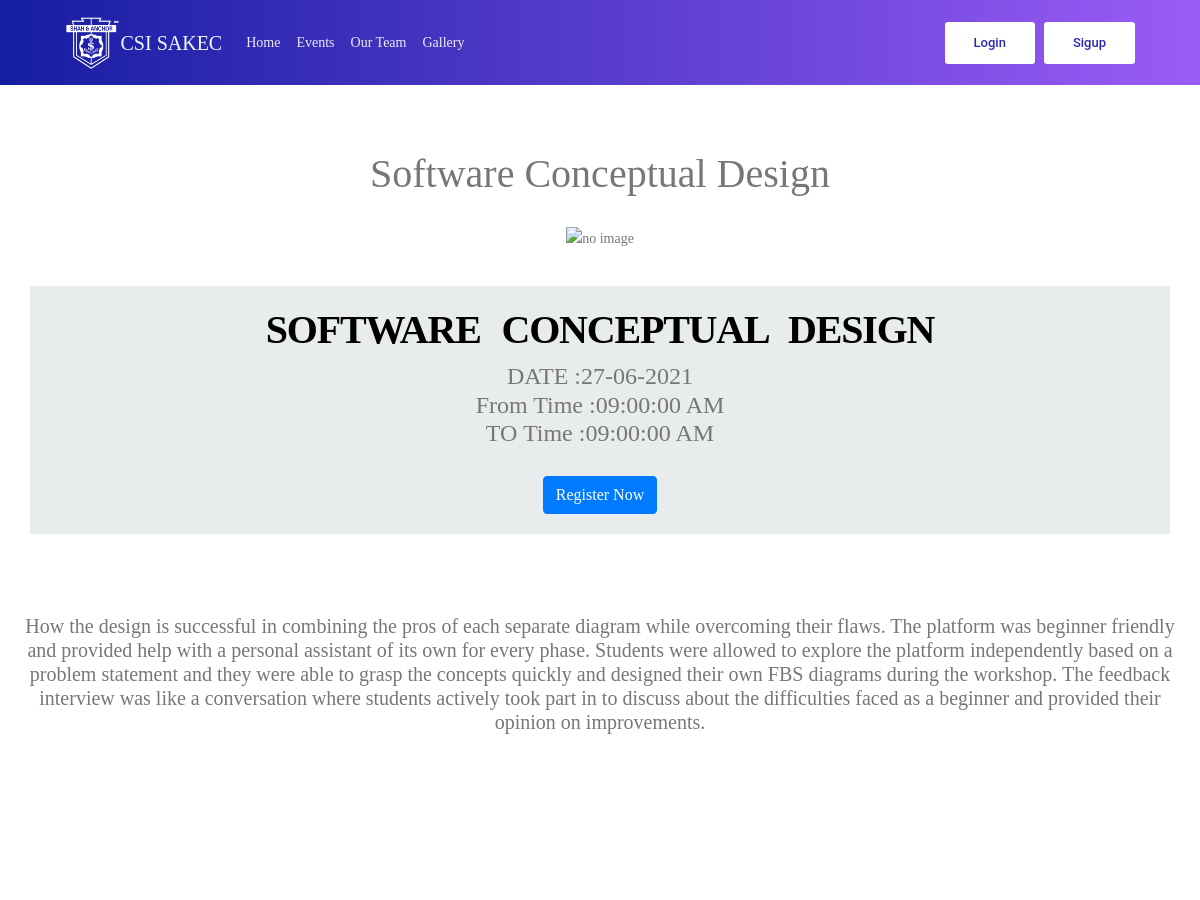
Before: /event.php?event_id=43 (upper part) with the older database file.
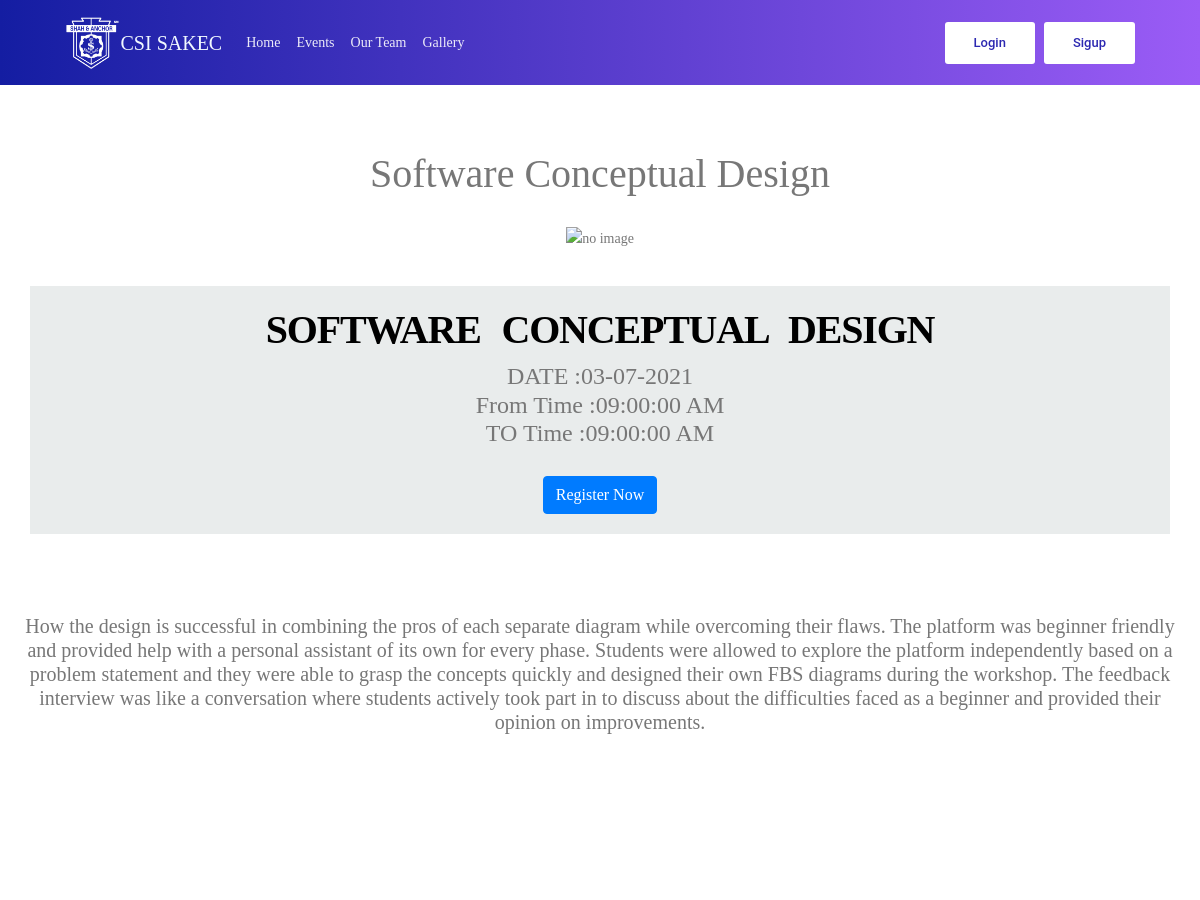
After: the same page with the newer database file.
### tables this page shows
CREATE TABLE `event` (
  `id` int(11) NOT NULL,
  `title` varchar(225) NOT NULL,
  `subtitle` varchar(255) NOT NULL,
  `banner` varchar(256) NOT NULL,
  `e_from_date` date NOT NULL,
  `e_to_date` date NOT NULL,
  `e_from_time` time NOT NULL,
  `e_to_time` time NOT NULL,
  `e_description` text NOT NULL,
  `fee_m` int(5) NOT NULL,
  `fee` int(5) NOT NULL,
  `live` tinyint(1) NOT NULL,
  `feedback` tinyint(4) NOT NULL,
  `selfie` tinyint(4) NOT NULL
);

### event.php (the view, shortened to what the changed rows need)
<!DOCTYPE html>
<html lang="en" xmlns="http://www.w3.org/1999/xhtml">
<head>
    <link rel="stylesheet" href="https://cdn.jsdelivr.net/npm/bootstrap@4.5.3/dist/css/bootstrap.min.css">
    <link rel="stylesheet" href="https://cdnjs.cloudflare.com/ajax/libs/animate.css/4.1.1/animate.min.css" />
    <link rel="stylesheet" href="https://use.fontawesome.com/releases/v5.6.3/css/all.css">
    <link rel="stylesheet" href="https://cdnjs.cloudflare.com/ajax/libs/font-awesome/4.7.0/css/font-awesome.min.css">
    <link rel="stylesheet" href="css/style.css?v=<?php echo time(); ?>">
    <link rel="stylesheet" href="css/event.css?v=<?php echo time(); ?>">
</head>
<body>
    <?php
    require_once "config.php";
    $event_id = $_GET['event_id'];
    $sqlevent = "SELECT * FROM event WHERE id='$event_id'";
    $queryevent = mysqli_query($conn, $sqlevent);
    $rowevent = mysqli_fetch_assoc($queryevent);
    ?>
    <div class="container ">
        <h1>
            <?php
            echo $rowevent['title'];
            ?>
        </h1>
        <div class="spacer" style="height:20px;"></div>
        <img class="main-img" src="<?php echo "Banner/" . trim($rowevent['banner']); ?>" alt="no image">
        <div class="spacer" style="height:35px;"></div>
        <div class="event-header">
            <div class="spacer" style="height:20px;"></div>
            <h1> <?php echo $rowevent['subtitle']; ?></h1>
            <h4>
                <?php
                if ($rowevent['e_from_date'] == $rowevent['e_to_date'])
                    echo "DATE :" . date("d-m-Y", strtotime($rowevent['e_from_date']));
                else
                    echo "FROM DATE :" . date("d-m-Y", strtotime($rowevent['e_from_date'])) . "<br> TO DATE :" . date("d-m-Y", strtotime($rowevent['e_to_date']));
                echo "<br>From Time :" . date("h:i:s A", strtotime($rowevent['e_from_time'])) . "<br> TO Time :" . date("h:i:s A", strtotime($rowevent['e_from_time']));
                ?>
            </h4>
            <div class="spacer" style="height:20px;"></div>
            <?php
            if (isset($_SESSION["email"])) {
                $email = $_SESSION["email"];
                $checkersql =
                    "SELECT `confirmed`
                    FROM `collection`,`userdata`
                    WHERE `collection`.`event_id`= '$event_id' AND `collection`.`user_id` = `userdata`.`id` AND `userdata`.`emailID` = '$email' ";
                $checker = mysqli_query($conn, $checkersql);
                $row1 = mysqli_fetch_assoc($checker);
                if (isset($row1["confirmed"])) {
                    if ($row1["confirmed"] == '1') {
            ?>
                        <button type="button" class="btn btn-success">Registered</button>
                        <?php
                            if($rowevent['feedback']==1){
                        ?>
                        <form action="feedback.php" method="GET">
                            <br>
                            <input type="hidden" name="e_id"  value="<?php echo $rowevent['id']; ?>">
                            <button type="submit" class="btn btn-success">Feedback</button>
                        </form>
                    <?php
                            }
                    } else {
                    ?>
                        <button type="button" class="btn btn-info">Waiting for Confrimation</button>
                    <?php
                    }
                } else {
                    if ($_SESSION['role'] == "member" || $_SESSION['role'] == "coordinator" || $_SESSION['role'] == "head coordinator" || $_SESSION['role'] == "admin") {
                    ?>
                        <form action="<?php echo "eventregistration.php"; ?>" method="POST">
                            <button type="submit" name="register_now" class="btn btn-primary">Register Now</button>
                            <input type="hidden" name="event_id" value="<?php echo $event_id; ?>" />
                            <input type="hidden" name="fee" value="<?php echo $rowevent['fee_m']; ?>" />
                        </form>
                    <?php
                    } else {
                    ?>
                        <form action="<?php echo "eventregistration.php"; ?>" method="POST">
                            <button type="submit" value="registration" name="register_now" class="btn btn-primary">Register Now</button>
                            <input type="hidden" name="event_id" value="<?php echo $event_id; ?>" />
                            <input type="hidden" name="fee" value="<?php echo $rowevent['fee']; ?>" />
                        </form>
                <?php
                    }
                }
            } else {
                ?>
                <a href="login.php?notlogin=true"> <button type="button" class="btn btn-primary">Register Now</button></a>
            <?php
            }
            ?>
            <div class="spacer" style="height:20px;"></div>
        </div>
        <div class="spacer" style="height:40px;"></div>
        <div class="row">
            <p class="description">
                <?php echo $rowevent['e_description']; ?>
            </p>
        </div>
        <div class="spacer" style="height:90px;"></div>
        <div class="row">
            <div class="col-sm-6">
            </div>
            <div class="col-sm-6">
            </div>
        </div>
    </div>
</body>
</html>

Changed rows visible on the page:
changed event "Software Conceptual Design": e_from_date "27-06-2021" → "03-07-2021"
